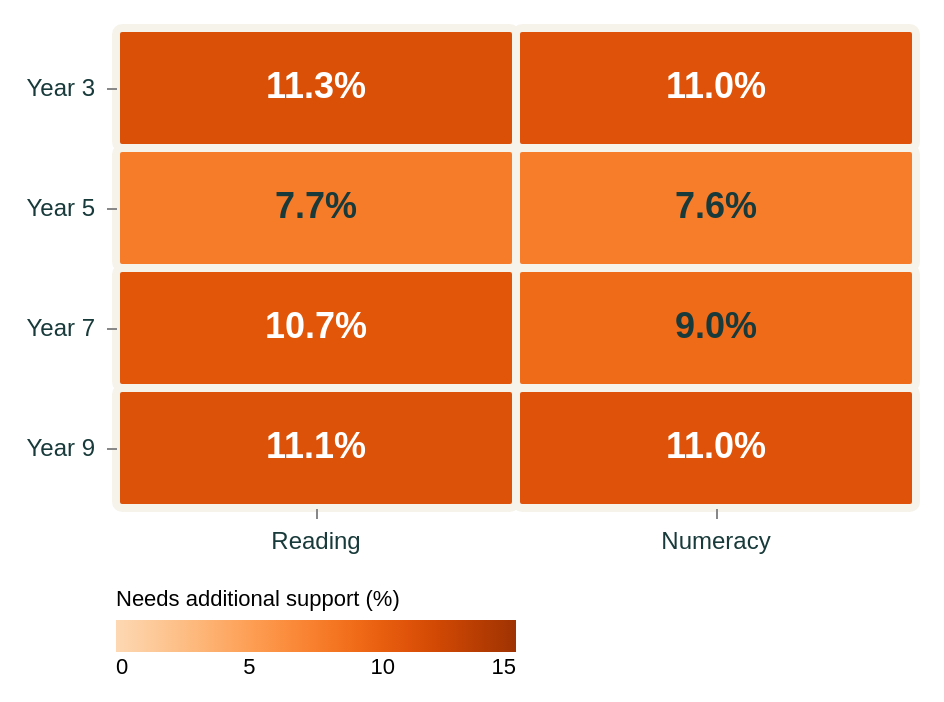

The Vega-Lite source for this figure:
### Vega-Lite specification from a JSON file in a GitHub repository (floating-point values rounded to 4 significant figures)
{"$schema": "https://vega.github.io/schema/vega-lite/v5.json", "background": "transparent", "padding": 12, "config": {"font": "Arial", "view": {"stroke": null}, "axis": {"labelFontSize": 12, "titleFontSize": 12, "titleFontWeight": "normal", "labelColor": "#193a3a", "titleColor": "#193a3a", "domain": false, "gridColor": "#e1e5dd", "labelPadding": 6, "titlePadding": 12}, "legend": {"orient": "bottom", "titleLimit": 300, "labelLimit": 220, "labelFontSize": 11, "titleFontSize": 11, "titleFontWeight": "normal"}, "title": {"anchor": "start", "fontSize": 14, "color": "#193a3a"}}, "width": 400, "height": 240, "data": {"values": [{"gradeLabel": "Year 3", "domain": "Reading", "support": 11.26, "label": "11.3%"}, {"gradeLabel": "Year 3", "domain": "Numeracy", "support": 10.96, "label": "11.0%"}, {"gradeLabel": "Year 5", "domain": "Reading", "support": 7.726, "label": "7.7%"}, {"gradeLabel": "Year 5", "domain": "Numeracy", "support": 7.644, "label": "7.6%"}, {"gradeLabel": "Year 7", "domain": "Reading", "support": 10.68, "label": "10.7%"}, {"gradeLabel": "Year 7", "domain": "Numeracy", "support": 8.997, "label": "9.0%"}, {"gradeLabel": "Year 9", "domain": "Reading", "support": 11.11, "label": "11.1%"}, {"gradeLabel": "Year 9", "domain": "Numeracy", "support": 10.96, "label": "11.0%"}]}, "encoding": {"x": {"field": "domain", "type": "nominal", "title": null, "sort": ["Reading", "Numeracy"], "axis": {"labelAngle": 0}}, "y": {"field": "gradeLabel", "type": "ordinal", "title": null, "sort": ["Year 3", "Year 5", "Year 7", "Year 9"]}}, "layer": [{"mark": {"type": "rect", "stroke": "#f6f3eb", "strokeWidth": 4, "cornerRadius": 3}, "encoding": {"color": {"field": "support", "type": "quantitative", "title": "Needs additional support (%)", "scale": {"scheme": "oranges", "domain": [0, 15]}}, "tooltip": [{"field": "gradeLabel", "title": "Year level"}, {"field": "domain", "title": "Subject"}, {"field": "support", "title": "Needs additional support (%)", "format": ".1f"}]}}, {"mark": {"type": "text", "fontSize": 18, "fontWeight": "bold"}, "encoding": {"text": {"field": "label"}, "color": {"condition": {"test": "datum.support >= 10", "value": "white"}, "value": "#193a3a"}}}]}
